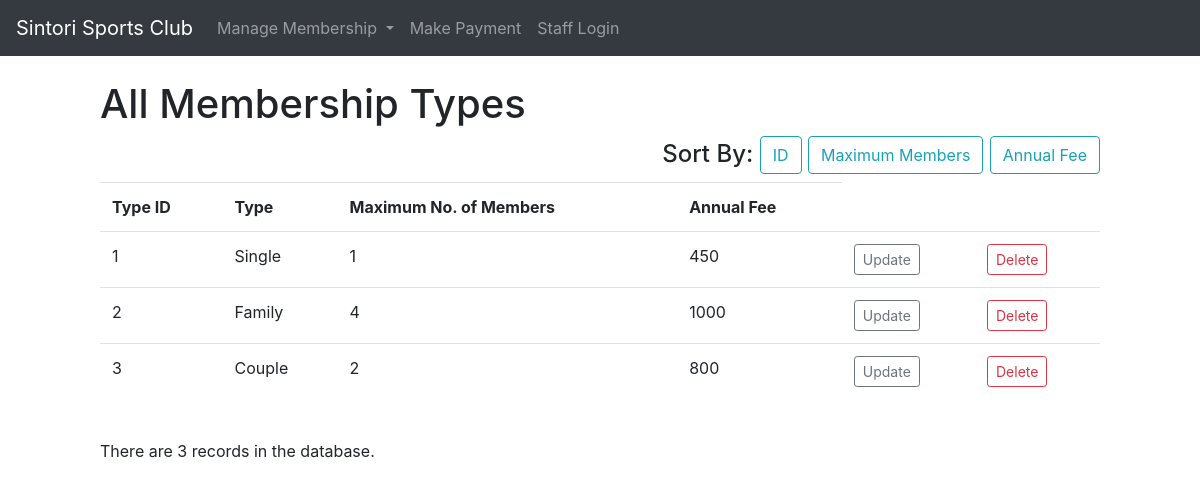
Page /type_viewall.php on the committed database.
### tables this page shows
CREATE TABLE `membershipinfo` (
  `infoID` mediumint(8) UNSIGNED NOT NULL,
  `membershipType` varchar(20) NOT NULL,
  `maxMembers` int(11) NOT NULL DEFAULT '1',
  `membershipFee` mediumint(8) UNSIGNED NOT NULL
);

### type_viewall.php (the view, shortened to what this page needs)
<!doctype html>
<html>
<head>
	<link rel="stylesheet" type="text/css" href="style.css">
</head>
<body>
	<?php include ('nav_staff.inc.php');
	echo '<h1>All Membership Types</h1>';
	require ('connectDB.php');
	$display=19;
	if (isset($_GET['s']) && is_numeric($_GET['s'])) {
		$start = $_GET['s'];
	} else {
		$start = 0;
	}
	$sort = (isset($_GET['sort'])) ? $_GET['sort'] : 'ID';
	switch ($sort) {
		case 'ID':
			$order_by = 'infoID';
			break;
	}
	$q = "SELECT * FROM membershipinfo ORDER BY $order_by LIMIT $start, $display";
	$r = @mysqli_query($dbc, $q);
	if($r){
		$num = mysqli_num_rows($r);
		if($num > 0){
			echo "<h4 class='text-right'>Sort By:
			<a type='button' class='btn btn-outline-info' href='type_viewall.php?sort=ID'>ID </a>
			<a type='button' class='btn btn-outline-info' href='type_viewall.php?sort=max'>Maximum Members</a>
			<a type='button' class='btn btn-outline-info' href='type_viewall.php?sort=fee'>Annual Fee</a></h4>";
			echo '<table class="table">
						<tr><td align="left"><b>Type ID</b></td><td align="left"><b>Type</b></td>
						<td align="left"><b>Maximum No. of Members</b></td>
            <td align="left"><b>Annual Fee</b></td></tr>';
						while ($row = mysqli_fetch_array($r)) {
							echo '<tr><td align="left">' . $row['infoID'] . '</td>
							<td align="left">' . $row['membershipType'] . '</td>
							<td align="left">' . $row['maxMembers'] . '</td>
              <td align="left">'. $row['membershipFee'] . '</td>' .
							"<td align='left'><a type='button' class='btn btn-outline-secondary btn-sm' href=http://localhost/SintoriSportsWebsite/type_update.php?id=" . $row['infoID'] . ">Update</a></td>
							<td align='left'><a type='button' class='btn btn-outline-danger btn-sm' href=http://localhost/SintoriSportsWebsite/type_delete.php?id=" . $row['infoID'] . ">Delete</a></td></tr>";
						}
						echo '</table>';
						echo "<br/>There are $num records in the database.";
					}
					else{
						echo "There are no types of memberships in the database.<br/>";
					}
				}
				else{
					echo '<p class="error">The current types could not be retrieved. We apologize for any inconvenience.</p>';
				}
			?>
</body>
</html>

### style.css (style rules this page uses)
body { padding-top: 80px; padding-left: 100px; padding-right: 100px; background-color: lightblue; }

### rows in the picture
membershipinfo: infoID "1", membershipType "Single", maxMembers "1", membershipFee "450"
membershipinfo: infoID "2", membershipType "Family", maxMembers "4", membershipFee "1000"
membershipinfo: infoID "3", membershipType "Couple", maxMembers "2", membershipFee "800"

### other values in the picture
$num "3"
